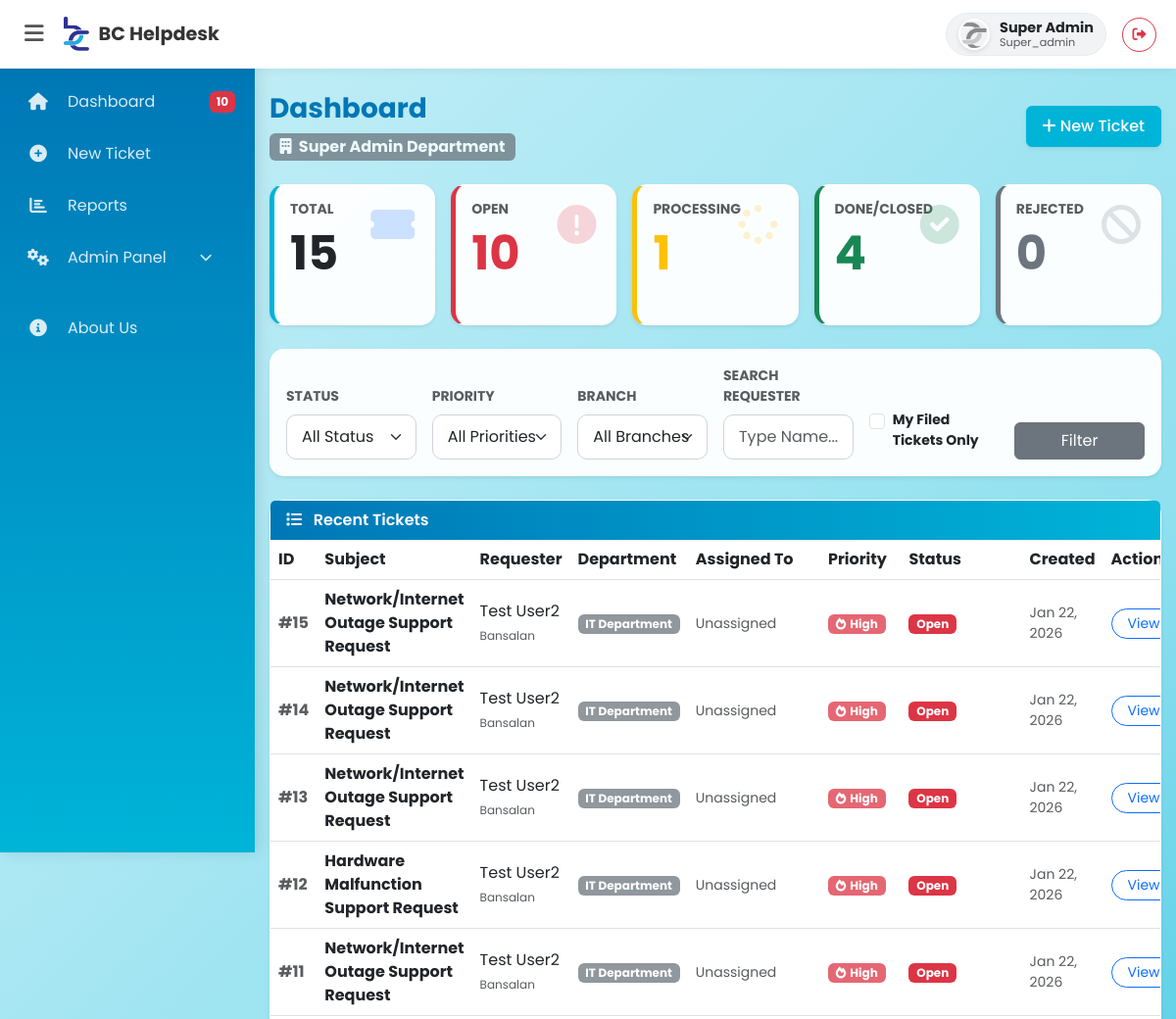
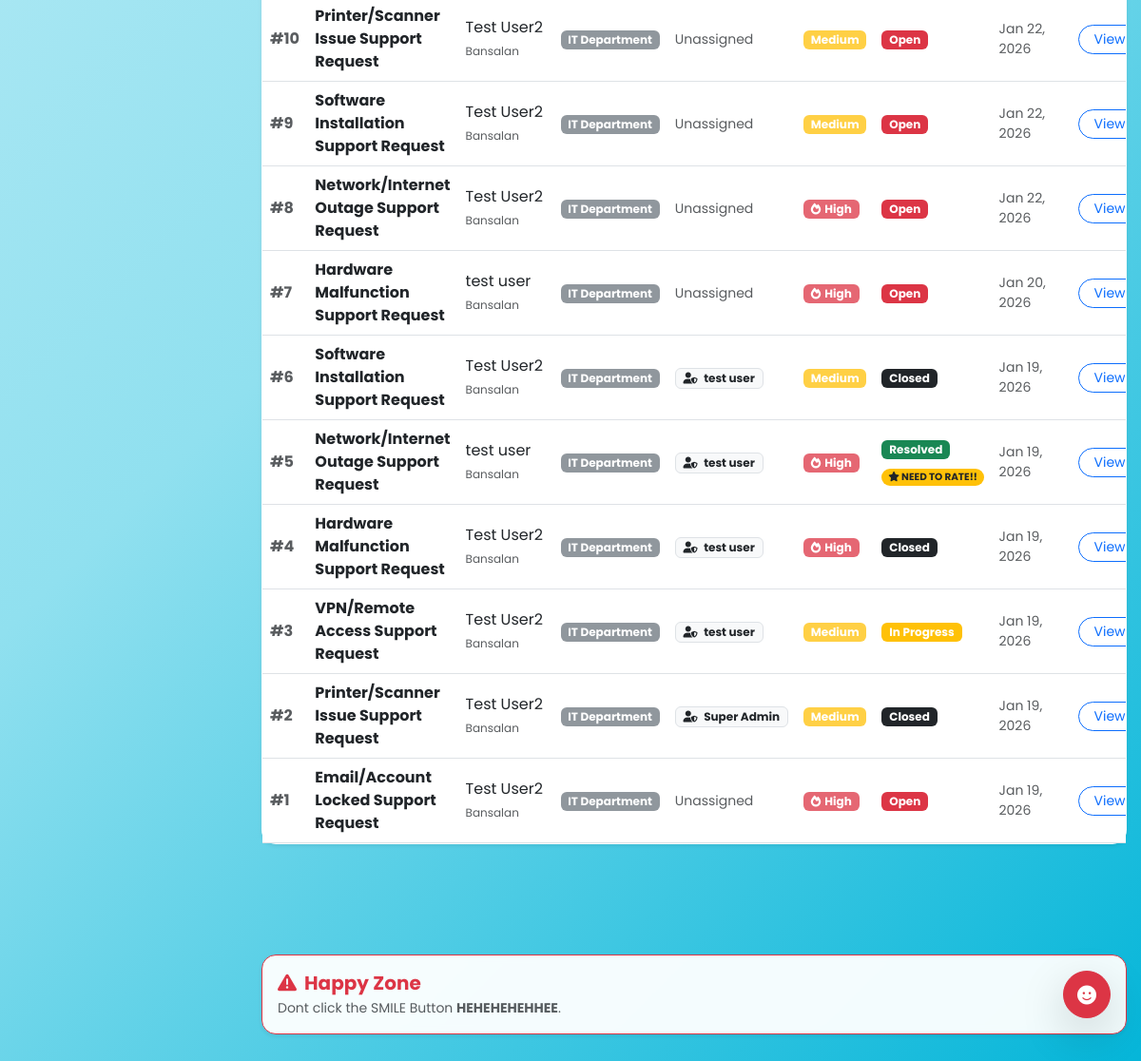
The app's page /dashboard.php (signed in) with its own data (2 pictures, top to bottom).
### tables this page shows
CREATE TABLE `users` (
  `id` int(11) NOT NULL,
  `username` varchar(50) NOT NULL,
  `email` varchar(100) NOT NULL,
  `phone` varchar(20) DEFAULT NULL,
  `password` varchar(255) NOT NULL,
  `role` varchar(50) NOT NULL DEFAULT 'employee',
  `is_active` tinyint(1) DEFAULT '0',
  `created_at` timestamp NULL DEFAULT CURRENT_TIMESTAMP,
  `branch_id` int(11) DEFAULT NULL,
  `profile_image` varchar(255) DEFAULT NULL,
  `dept_id` int(11) DEFAULT NULL,
  `reset_token` varchar(10) DEFAULT NULL,
  `reset_expires` datetime DEFAULT NULL
);

CREATE TABLE `tickets` (
  `id` int(11) NOT NULL,
  `user_id` int(11) NOT NULL,
  `assigned_to` int(11) DEFAULT NULL,
  `subject` varchar(255) NOT NULL,
  `description` text NOT NULL,
  `priority` enum('Low','Medium','High') DEFAULT 'Low',
  `category` varchar(50) NOT NULL,
  `status` enum('Open','In Progress','On Hold','Resolved','Closed') DEFAULT 'Open',
  `attachment` varchar(255) DEFAULT NULL,
  `rating` int(11) DEFAULT NULL,
  `feedback` text,
  `created_at` timestamp NULL DEFAULT CURRENT_TIMESTAMP,
  `resolved_at` timestamp NULL DEFAULT NULL,
  `confirmed_at` timestamp NULL DEFAULT NULL,
  `resolution_remarks` text,
  `dept_id` int(11) DEFAULT NULL
);

CREATE TABLE `branch` (
  `id` int(11) NOT NULL,
  `name` varchar(50) NOT NULL
);

CREATE TABLE `departments` (
  `id` int(11) NOT NULL,
  `name` varchar(100) NOT NULL,
  `created_at` timestamp NULL DEFAULT CURRENT_TIMESTAMP
);

### dashboard.php (the view, shortened to what the rows shown need)
<?php
require 'config/db.php';
require 'includes/header.php';
require 'includes/navbar.php';
$sql = "SELECT t.*, u.username as requester_name, b.name as branch_name, a.username as assigned_name, d.name as target_dept_name
        FROM tickets t
        LEFT JOIN users u ON t.user_id = u.id
        LEFT JOIN branch b ON u.branch_id = b.id
        LEFT JOIN users a ON t.assigned_to = a.id
        LEFT JOIN departments d ON t.dept_id = d.id";
$sql .= " ORDER BY t.created_at DESC";
$stmt = $conn->prepare($sql);
$stmt->execute();
$tickets = $stmt->get_result();
$stats_sql = "SELECT
    COUNT(*) as total,
    SUM(CASE WHEN status='Open' THEN 1 ELSE 0 END) as open,
    SUM(CASE WHEN status='In Progress' THEN 1 ELSE 0 END) as in_progress,
    SUM(CASE WHEN status IN ('Resolved', 'Closed') THEN 1 ELSE 0 END) as resolved,
    SUM(CASE WHEN status='Rejected' THEN 1 ELSE 0 END) as rejected
    FROM tickets";
$stats = $conn->query($stats_sql)->fetch_assoc();
?>
<div class="container-fluid mt-4">
    <div class="row row-cols-1 row-cols-md-5 mb-4 g-3">
        <div class="col">
            <div class="card stat-card stat-total shadow-sm h-100">
                <div class="card-body position-relative">
                    <h2 class="display-5 fw-bold text-dark"><?= $stats['total'] ?? 0 ?></h2>
                </div>
            </div>
        </div>
        <div class="col">
            <div class="card stat-card stat-open shadow-sm h-100">
                <div class="card-body position-relative">
                    <h2 class="display-5 fw-bold text-danger"><?= $stats['open'] ?? 0 ?></h2>
                </div>
            </div>
        </div>
        <div class="col">
            <div class="card stat-card stat-progress shadow-sm h-100">
                <div class="card-body position-relative">
                    <h2 class="display-5 fw-bold text-warning"><?= $stats['in_progress'] ?? 0 ?></h2>
                </div>
            </div>
        </div>
        <div class="col">
            <div class="card stat-card stat-resolved shadow-sm h-100">
                <div class="card-body position-relative">
                    <h2 class="display-5 fw-bold text-success"><?= $stats['resolved'] ?? 0 ?></h2>
                </div>
            </div>
        </div>
        <div class="col">
            <div class="card stat-card stat-rejected shadow-sm h-100">
                <div class="card-body position-relative">
                    <h2 class="display-5 fw-bold text-secondary"><?= $stats['rejected'] ?? 0 ?></h2>
                </div>
            </div>
        </div>
    </div>
    <div class="card shadow-sm">
        <div class="card-body p-0">
            <div class="table-responsive">
                <table class="table table-hover align-middle mb-0">
                    <thead class="theme-table-head">
                        <tr>
                            <th>ID</th>
                            <th>Subject</th>
                            <th>Requester</th>
                            <th>Department</th> <th>Assigned To</th>
                            <th>Priority</th>
                            <th>Status</th>
                            <th>Created</th>
                            <th>Action</th>
                        </tr>
                    </thead>
                    <tbody>
                        <?php if ($tickets->num_rows > 0): ?>
                            <?php while($row = $tickets->fetch_assoc()): ?>
                            <?php
                                $badgeClass = 'secondary';
                                switch ($row['status']) {
                                    case 'Open': $badgeClass = 'danger'; break;
                                    case 'In Progress': $badgeClass = 'warning'; break;
                                    case 'Resolved': $badgeClass = 'success'; break;
                                    case 'Closed': $badgeClass = 'dark'; break;
                                }
                                $priorityClass = 'info';
                                $p_icon = '';
                                if ($row['priority'] == 'High') { $priorityClass = 'danger'; $p_icon='<i class="fas fa-fire me-1"></i>'; }
                                if ($row['priority'] == 'Medium') { $priorityClass = 'warning'; }
                            ?>
                            <tr>
                                <td class="fw-bold text-muted">#<?= $row['id'] ?></td>
                                <td class="fw-bold text-dark"><?= htmlspecialchars($row['subject']) ?></td>
                                <td>
                                    <?= htmlspecialchars($row['requester_name']) ?>
                                    <br><small class="text-muted" style="font-size: 0.75rem;"><?= htmlspecialchars($row['branch_name'] ?? '') ?></small>
                                </td>
                                <td>
                                    <?php if(!empty($row['target_dept_name'])): ?>
                                        <span class="badge bg-secondary opacity-75"><?= htmlspecialchars($row['target_dept_name']) ?></span>
                                    <?php else: ?>
                                        <span class="text-muted small">-</span>
                                    <?php endif; ?>
                                </td>
                                <td>
                                    <?php if($row['assigned_name']): ?>
                                        <span class="badge bg-light text-dark border"><i class="fas fa-user-shield me-1"></i> <?= htmlspecialchars($row['assigned_name']) ?></span>
                                    <?php else: ?>
                                        <span class="text-muted small">Unassigned</span>
                                    <?php endif; ?>
                                </td>
                                <td><span class="badge bg-<?= $priorityClass ?> bg-opacity-75"><?= $p_icon ?><?= $row['priority'] ?></span></td>
                                <td>
                                    <span class="badge bg-<?= $badgeClass ?>"><?= $row['status'] ?></span>
                                    <?php if ($row['status'] === 'Resolved'): ?>
                                        <div class="mt-1">
                                            <a href="ticket_details.php?id=<?= $row['id'] ?>" class="text-decoration-none">
                                                <span class="badge rounded-pill bg-warning text-dark animate-pulse" style="font-size: 0.65rem;">
                                                    <i class="fas fa-star"></i> NEED TO RATE!!
                                                </span>
                                            </a>
                                        </div>
                                    <?php endif; ?>
                                </td>
                                <td class="small text-muted"><?= date('M d, Y', strtotime($row['created_at'])) ?></td>
                                <td>
                                    <div class="d-flex align-items-center gap-1">
                                        <a href="ticket_details.php?id=<?= $row['id'] ?>" class="btn btn-sm btn-outline-primary rounded-pill px-3">View</a>
                                    </div>
                                </td>
                            </tr>
                            <?php endwhile; ?>
                        <?php else: ?>
                            <tr><td colspan="9" class="text-center py-5 text-muted">No tickets found.</td></tr>
                        <?php endif; ?>
                    </tbody>
                </table>
            </div>
        </div>
    </div>
</div>
<?php require 'includes/footer.php'; ?>

### includes/navbar.php (shortened to what the rows shown need)
<?php
if (isset($_SESSION['role']) && $_SESSION['role'] != 'employee' && isset($conn)) {
    $notify_sql = "SELECT COUNT(*) as count FROM tickets WHERE status = 'Open'";
    $notify_res = $conn->query($notify_sql);
    if ($notify_res) {
        $row = $notify_res->fetch_assoc();
    }
}
$navbar_username = isset($_SESSION['username']) ? $_SESSION['username'] : "Guest";
$navbar_pic = "assets/images/default_avatar.png";
if (isset($_SESSION['user_id']) && isset($conn)) {
    $user_id = $_SESSION['user_id'];
    $sql = "SELECT username, profile_image FROM users WHERE id = $user_id";
    $result = mysqli_query($conn, $sql);
    if ($result && $row = mysqli_fetch_assoc($result)) {
        $navbar_username = $row['username'];
        if (!empty($row['profile_image']) && file_exists(__DIR__ . '/../uploads/' . $row['profile_image'])) {
            $navbar_pic = 'uploads/' . $row['profile_image'];
        }
    }
}
?>
<nav class="topbar">
    <div class="d-flex align-items-center">
        <a href="profile.php" class="text-decoration-none me-3">
            <div class="user-badge">
                <img src="<?= $navbar_pic ?>" alt="Profile" class="navbar-profile-pic">
                <div class="d-flex flex-column" style="line-height: 1.1;">
                    <span class="fw-bold text-dark" style="font-size: 0.9rem;"><?= htmlspecialchars($navbar_username) ?></span>
                    <?php if(isset($_SESSION['role'])): ?>
                        <small class="text-muted" style="font-size: 0.7rem;"><?= ucfirst($_SESSION['role']) ?></small>
                    <?php endif; ?>
                </div>
            </div>
        </a>
    </div>
</nav>

### records on screen
users: profile_image (picture), username "Super Admin"
tickets: id "15", subject "Network/Internet Outage Support Request", user.username "Test User2", branch.name "Bansalan", dept.name "IT Department", shows "Unassigned", priority "High", status "Open", created_at "Jan 22, 2026"
tickets: id "14", subject "Network/Internet Outage Support Request", user.username "Test User2", branch.name "Bansalan", dept.name "IT Department", shows "Unassigned", priority "High", status "Open", created_at "Jan 22, 2026"
tickets: id "13", subject "Network/Internet Outage Support Request", user.username "Test User2", branch.name "Bansalan", dept.name "IT Department", shows "Unassigned", priority "High", status "Open", created_at "Jan 22, 2026"
tickets: id "12", subject "Hardware Malfunction Support Request", user.username "Test User2", branch.name "Bansalan", dept.name "IT Department", shows "Unassigned", priority "High", status "Open", created_at "Jan 22, 2026"
tickets: id "11", subject "Network/Internet Outage Support Request", user.username "Test User2", branch.name "Bansalan", dept.name "IT Department", shows "Unassigned", priority "High", status "Open", created_at "Jan 22, 2026"
tickets: id "10", subject "Printer/Scanner Issue Support Request", user.username "Test User2", branch.name "Bansalan", dept.name "IT Department", shows "Unassigned", priority "Medium", status "Open", created_at "Jan 22, 2026"
tickets: id "9", subject "Software Installation Support Request", user.username "Test User2", branch.name "Bansalan", dept.name "IT Department", shows "Unassigned", priority "Medium", status "Open", created_at "Jan 22, 2026"
tickets: id "8", subject "Network/Internet Outage Support Request", user.username "Test User2", branch.name "Bansalan", dept.name "IT Department", shows "Unassigned", priority "High", status "Open", created_at "Jan 22, 2026"
tickets: id "7", subject "Hardware Malfunction Support Request", user.username "test user", branch.name "Bansalan", dept.name "IT Department", shows "Unassigned", priority "High", status "Open", created_at "Jan 20, 2026"
tickets: id "6", subject "Software Installation Support Request", user.username "Test User2", branch.name "Bansalan", dept.name "IT Department", assigned_to.username "test user", priority "Medium", status "Closed", created_at "Jan 19, 2026"
tickets: id "5", subject "Network/Internet Outage Support Request", user.username "test user", branch.name "Bansalan", dept.name "IT Department", priority "High", status "Resolved", created_at "Jan 19, 2026"
tickets: id "4", subject "Hardware Malfunction Support Request", user.username "Test User2", branch.name "Bansalan", dept.name "IT Department", assigned_to.username "test user", priority "High", status "Closed", created_at "Jan 19, 2026"
tickets: id "3", subject "VPN/Remote Access Support Request", user.username "Test User2", branch.name "Bansalan", dept.name "IT Department", assigned_to.username "test user", priority "Medium", status "In Progress", created_at "Jan 19, 2026"
tickets: id "2", subject "Printer/Scanner Issue Support Request", user.username "Test User2", branch.name "Bansalan", dept.name "IT Department", assigned_to.username "Super Admin", priority "Medium", status "Closed", created_at "Jan 19, 2026"
tickets: id "1", subject "Email/Account Locked Support Request", user.username "Test User2", branch.name "Bansalan", dept.name "IT Department", shows "Unassigned", priority "High", status "Open", created_at "Jan 19, 2026"

### other values on screen
$_SESSION['role'] "Super_admin"
$pending_alert "10"
$user_department_name "Super Admin"
$stats['total'] "15"
$stats['open'] "10"
$stats['in_progress'] "1"
$stats['resolved'] "4"
$stats['rejected'] "0"
